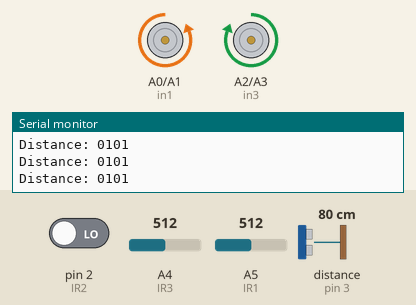
This sketch was run on a simulated Arduino Uno, built with avr-gcc and run on an emulated ATmega328P. Parts: motor-driver pin pairs drawn as motors (green arrow = first pin HIGH = forward, orange = second pin HIGH = backward, longer = more drive, scaled by the enable pin), the last lines printed to the serial monitor. Wiring (inferred from the names in the program): ultrasonic range finder: trigger pin 4; echo pin 3. Inputs (shaded band) come from the test bench; at power-on: A4 (IR3) = 512, pin 2 (IR2) LOW, distance to the obstacle (sensor on pin 3) 80 cm, A5 (IR1) = 512. The echo pulse lasts 58.3 µs per cm.

Above: at 1.2 s.
1.3 s: A4 (IR3) set to 111
2.8 s: A4 (IR3) set to 93
At 3.2 s:
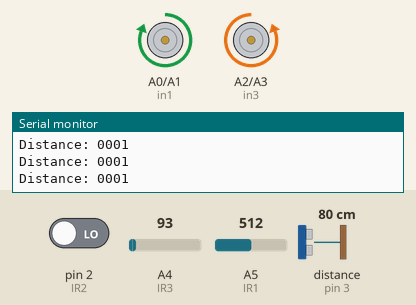
4.3 s: pin 2 (IR2) driven HIGH
At 5.5 s:
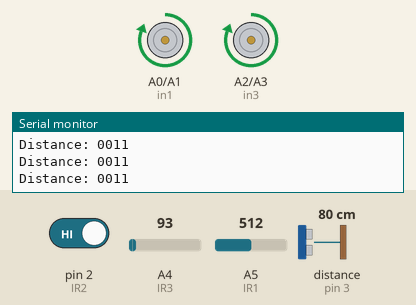
5.8 s: distance to the obstacle (sensor on pin 3) set to 299 cm
8.8 s: distance to the obstacle (sensor on pin 3) set to 12 cm
10.3 s: distance to the obstacle (sensor on pin 3) set to 9 cm
At 11.4 s:
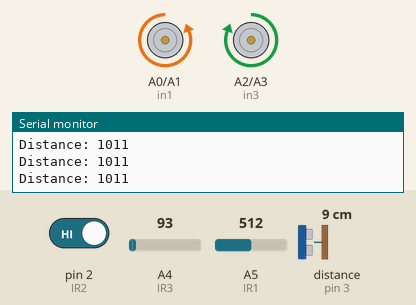
Timing chart, 0 to 12.8 s (numbered marks = the images above; inputs shaded):
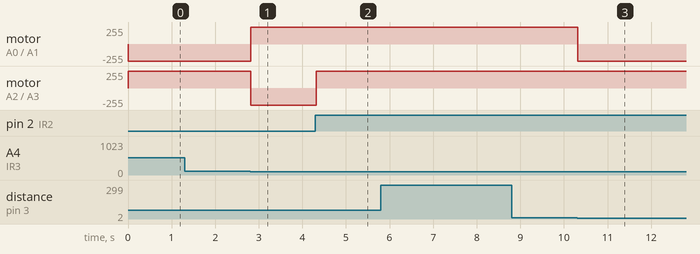

Measured:
- the behaviour switches between 101 and 100 on A4 (IR3) (found by bisection; images 0 and 1)
- the behaviour switches between 11 and 10 cm on distance to the obstacle (sensor on pin 3) (found by bisection; images 2 and 3)
- after the input at 2.8 s, motor on A0 (in1) / A1 (in2): backward 255/255 → forward 255/255 at once; motor on A2 (in3) / A3 (in4): forward 255/255 → backward 255/255 at once
- after the input at 4.3 s, motor on A2 (in3) / A3 (in4): backward 255/255 → forward 255/255 at once
- after the input at 10.3 s, motor on A0 (in1) / A1 (in2): forward 255/255 → backward 255/255 at once

The sketch:

LineMazeRobot.ino
```cpp
// Define constants
const int threshold = 100; // Threshold value for IR sensors
const int threshold2 = 9;  // Threshold value for ultrasonic sensor

// Ultrasonic sensor
int pinTrig = 4;
int pinEcho = 3;
long temps;
int distance;

// Motor A connections
#define enA 10
#define in1 A0
#define in2 A1

// Motor B connections
#define enB 11
#define in3 A2
#define in4 A3

// IR Sensor Pins
#define IR1  A5
#define IR2  2
#define IR3  A4

// PID variables
double Setpoint = 0;  // Desired setpoint
double Input = 0;     // Current sensor value
double Output = 0;    // PID output

// PID tuning parameters
double Kp = 1.0;   // Proportional gain
double Ki = 0.0;   // Integral gain
double Kd = 0.0;   // Derivative gain

// Create PID object
#include <PID_v1.h>
PID pid(&Input, &Output, &Setpoint, Kp, Ki, Kd, DIRECT);

// Function Prototypes
void Forward();
void Left();
void Right();
void Stop();
void U_Turn();

// Setup function
void setup() {
  // Set motor control pins to outputs
  pinMode(enA, OUTPUT);
  pinMode(enB, OUTPUT);
  pinMode(in1, OUTPUT);
  pinMode(in2, OUTPUT);
  pinMode(in3, OUTPUT);
  pinMode(in4, OUTPUT);

  // Initial motor state: OFF
  digitalWrite(in1, LOW);
  digitalWrite(in2, LOW);
  digitalWrite(in3, LOW);
  digitalWrite(in4, LOW);

  // Start the Serial Communication
  Serial.begin(9600);

  // Set all the IR Sensor Pins as inputs
  pinMode(IR1, INPUT);
  pinMode(IR2, INPUT);
  pinMode(IR3, INPUT);

  // Set ultrasonic sensor pins
  pinMode(pinTrig, OUTPUT);
  pinMode(pinEcho, INPUT);
  digitalWrite(pinTrig, LOW);

  // Set PID parameters
  pid.SetMode(AUTOMATIC);  // Enable PID control
  pid.SetSampleTime(10);    // Set sample time to 10ms
}

// Loop function
void loop() {
  // Measure distance using ultrasonic sensor
  digitalWrite(pinTrig, HIGH);
  delayMicroseconds(10);
  digitalWrite(pinTrig, LOW);
  temps = pulseIn(pinEcho, HIGH);
  temps = temps / 2;
  distance = (temps * 340) / 10000.0; // Convert to distance in cm

  // Read IR sensor values
  int value_IR1 = analogRead(IR1);
  int value_IR2 = digitalRead(IR2);
  int value_IR3 = analogRead(IR3);
  value_IR1 = (value_IR1 > threshold) ? 1 : 0; // Convert to digital value
  value_IR3 = (value_IR3 > threshold) ? 1 : 0; // Convert to digital value
  distance = (distance > threshold2) ? 0 : 1; // Convert to digital value

  // Swap values for correct IR sensor orientation
  int a = value_IR1;
  value_IR1 = value_IR3;
  value_IR3 = a;

  // Debugging: Output sensor values to Serial Monitor
  Serial.print(value_IR1);
  Serial.print(value_IR2);
  Serial.println(value_IR3);
  Serial.print("Distance: ");
  Serial.print(distance);

  // Line following logic with PID control
  if (value_IR1 == LOW && value_IR2 == HIGH && value_IR3 == LOW && distance == LOW) { // Straight path
    Forward();
  }

  if (value_IR1 == HIGH) { // Left turn
    Left();
  }

  if (value_IR1 == LOW && value_IR2 == LOW && value_IR3 == HIGH && distance == LOW) { // Right turn
    Right();
  }

  if (value_IR1 == LOW && value_IR2 == HIGH && distance == LOW) { // Right intersection
    Forward(); // Move forward if straight path is possible
  }

  if (distance == HIGH) { // Dead End
    U_Turn();
    delay(100); // No other direction is possible
  }
}

// Functions for movement control

void Forward() {
  analogWrite(enA, 255); // Max speed for Motor A
  analogWrite(enB, 255); // Max speed for Motor B
  digitalWrite(in1, HIGH);
  digitalWrite(in2, LOW);
  digitalWrite(in3, HIGH);
  digitalWrite(in4, LOW);
}

void Right() {
  analogWrite(enA, 255); // Max speed for Motor A
  analogWrite(enB, 255); // Max speed for Motor B
  digitalWrite(in1, HIGH);
  digitalWrite(in2, LOW);
  digitalWrite(in3, LOW);
  digitalWrite(in4, HIGH);
}

void Left() {
  analogWrite(enA, 255); // Max speed for Motor A
  analogWrite(enB, 255); // Max speed for Motor B
  digitalWrite(in1, LOW);
  digitalWrite(in2, HIGH);
  digitalWrite(in3, HIGH);
  digitalWrite(in4, LOW);
}

void Stop() {
  digitalWrite(in1, LOW);
  digitalWrite(in2, LOW);
  digitalWrite(in3, LOW);
  digitalWrite(in4, LOW);
}

void U_Turn() {
  analogWrite(enA, 255); // Max speed for Motor A
  analogWrite(enB, 255); // Max speed for Motor B
  digitalWrite(in1, LOW);
  digitalWrite(in2, HIGH);
  digitalWrite(in3, HIGH);
  digitalWrite(in4, LOW);
}
```
